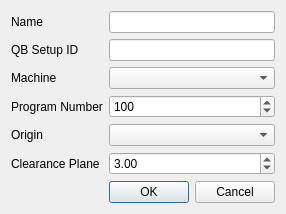
<?xml version="1.0" encoding="UTF-8"?>
<ui version="4.0">
 <class>Dialog</class>
 <widget class="QDialog" name="Dialog">
  <property name="geometry">
   <rect>
    <x>0</x>
    <y>0</y>
    <width>260</width>
    <height>203</height>
   </rect>
  </property>
  <property name="windowTitle">
   <string>Setup</string>
  </property>
  <layout class="QGridLayout" name="gridLayout">
   <item row="6" column="2">
    <widget class="QDialogButtonBox" name="buttonBox">
     <property name="orientation">
      <enum>Qt::Horizontal</enum>
     </property>
     <property name="standardButtons">
      <set>QDialogButtonBox::Cancel|QDialogButtonBox::Ok</set>
     </property>
    </widget>
   </item>
   <item row="0" column="2">
    <widget class="QLineEdit" name="setup_name_input"/>
   </item>
   <item row="0" column="0">
    <widget class="QLabel" name="label_3">
     <property name="text">
      <string>Name</string>
     </property>
    </widget>
   </item>
   <item row="7" column="2">
    <spacer name="verticalSpacer">
     <property name="orientation">
      <enum>Qt::Vertical</enum>
     </property>
     <property name="sizeHint" stdset="0">
      <size>
       <width>20</width>
       <height>40</height>
      </size>
     </property>
    </spacer>
   </item>
   <item row="5" column="0">
    <widget class="QLabel" name="label_4">
     <property name="text">
      <string>Clearance Plane</string>
     </property>
    </widget>
   </item>
   <item row="2" column="2">
    <widget class="QComboBox" name="machine_combo"/>
   </item>
   <item row="2" column="0">
    <widget class="QLabel" name="label">
     <property name="text">
      <string>Machine</string>
     </property>
    </widget>
   </item>
   <item row="5" column="2">
    <widget class="QDoubleSpinBox" name="clearance_spinbox">
     <property name="singleStep">
      <double>0.100000000000000</double>
     </property>
     <property name="value">
      <double>3.000000000000000</double>
     </property>
    </widget>
   </item>
   <item row="4" column="2">
    <widget class="QComboBox" name="origin_combo"/>
   </item>
   <item row="4" column="0">
    <widget class="QLabel" name="label_2">
     <property name="text">
      <string>Origin</string>
     </property>
    </widget>
   </item>
   <item row="3" column="0">
    <widget class="QLabel" name="label_5">
     <property name="text">
      <string>Program Number</string>
     </property>
    </widget>
   </item>
   <item row="3" column="2">
    <widget class="QSpinBox" name="program_number_spinbox">
     <property name="maximum">
      <number>7000</number>
     </property>
     <property name="singleStep">
      <number>100</number>
     </property>
     <property name="value">
      <number>100</number>
     </property>
    </widget>
   </item>
   <item row="1" column="0">
    <widget class="QLabel" name="label_6">
     <property name="text">
      <string>QB Setup ID</string>
     </property>
    </widget>
   </item>
   <item row="1" column="2">
    <widget class="QLineEdit" name="setup_id_edit"/>
   </item>
  </layout>
 </widget>
 <resources/>
 <connections>
  <connection>
   <sender>buttonBox</sender>
   <signal>rejected()</signal>
   <receiver>Dialog</receiver>
   <slot>reject()</slot>
   <hints>
    <hint type="sourcelabel">
     <x>316</x>
     <y>260</y>
    </hint>
    <hint type="destinationlabel">
     <x>286</x>
     <y>274</y>
    </hint>
   </hints>
  </connection>
  <connection>
   <sender>buttonBox</sender>
   <signal>accepted()</signal>
   <receiver>Dialog</receiver>
   <slot>accept()</slot>
   <hints>
    <hint type="sourcelabel">
     <x>131</x>
     <y>98</y>
    </hint>
    <hint type="destinationlabel">
     <x>109</x>
     <y>62</y>
    </hint>
   </hints>
  </connection>
 </connections>
</ui>
